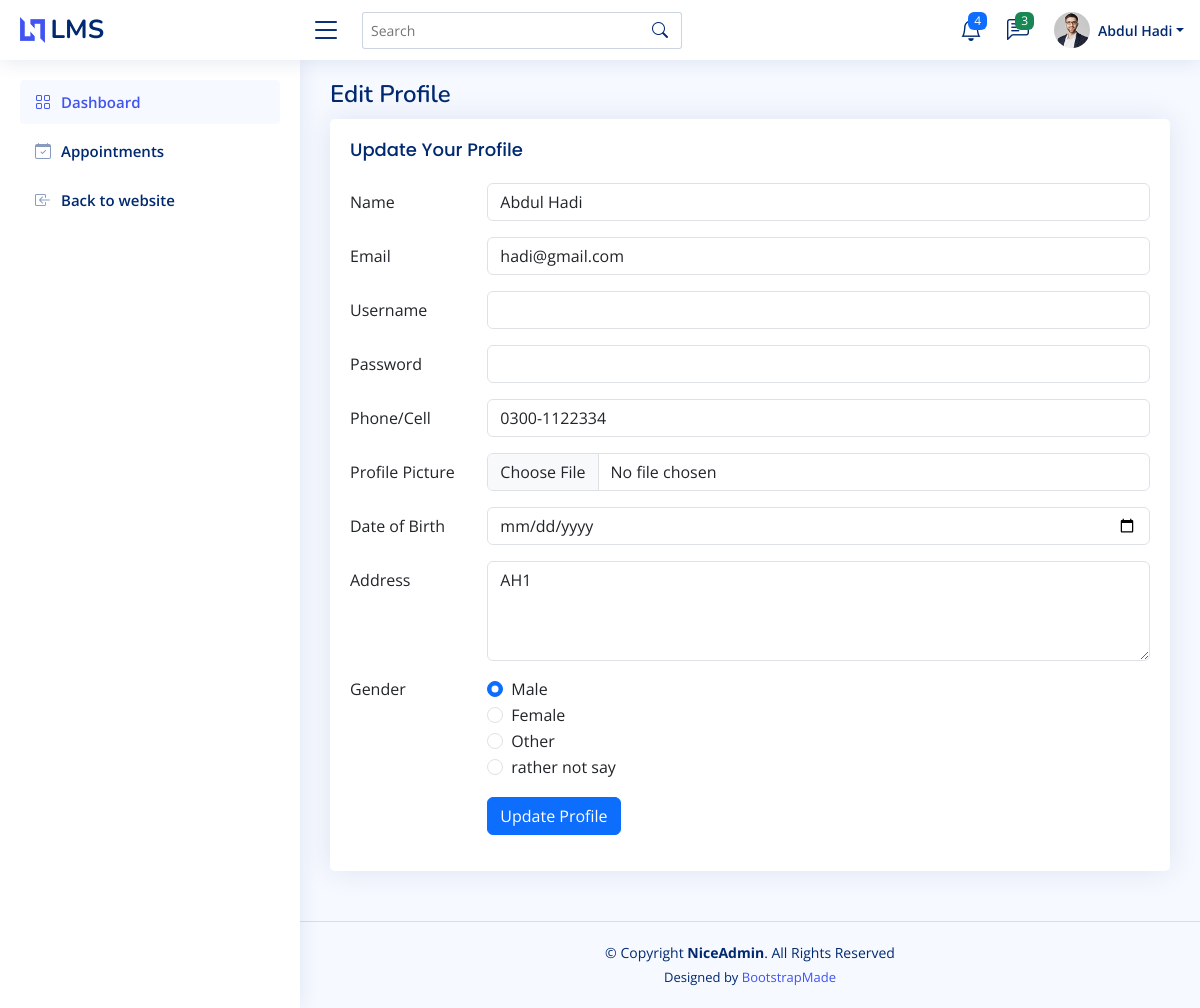
Page /customer/update.customer.php (signed in) on the committed database.
### tables this page shows
CREATE TABLE `users` (
  `userid` int(11) NOT NULL,
  `name` varchar(50) NOT NULL,
  `email` varchar(255) DEFAULT NULL,
  `genderid` int(11) DEFAULT NULL,
  `dob` date DEFAULT NULL,
  `phone` varchar(16) DEFAULT NULL,
  `address` text DEFAULT NULL,
  `roleid` int(11) DEFAULT NULL,
  `photo` varchar(255) DEFAULT NULL
);

CREATE TABLE `genders` (
  `genderid` int(11) NOT NULL,
  `gender` varchar(20) NOT NULL
);

### customer/update.customer.php (the view, shortened to what this page needs)
<?php
include('customer.header.inc.php');
$userid = $name = $email = $dob = $photo = $phone = $address = $username = $password = '';
$userid = $_SESSION['userid'];
$genders_sql = "SELECT * FROM genders";
$genders_result = mysqli_query($conn, $genders_sql);
$genders = array();
while ($gender = mysqli_fetch_assoc($genders_result)) {
    $genders[] = $gender;
}
if($_SERVER['REQUEST_METHOD'] == 'GET') {
    $users_sql = "SELECT *,usr.userid AS usrid,usr.genderid AS gdrid FROM `users` AS `usr`
    LEFT JOIN `genders` AS `gdr` ON usr.genderid = gdr.genderid
    WHERE usr.userid = $userid";
    $user = mysqli_fetch_assoc(mysqli_query($conn, $users_sql));
    if($user) {
        $name = mysqli_real_escape_string($conn, $user['name']);
        $email = mysqli_real_escape_string($conn, $user['email']);
        $genderid = mysqli_real_escape_string($conn, $user['gdrid']);
        $dob = mysqli_real_escape_string($conn, $user['dob']);
        $phone = mysqli_real_escape_string($conn, $user['phone']);
        $address = mysqli_real_escape_string($conn, $user['address']);
    }
}
?>
<main id="main" class="main">
<div class="pagetitle">
  <h1>Edit Profile</h1>
</div>
<section class="section">
  <div class="row">
    <div class="col-lg-12">
      <div class="card">
        <div class="card-body">
          <h5 class="card-title">Update Your Profile</h5>
          <form action="<?php echo htmlspecialchars($_SERVER['PHP_SELF']); ?>" method="post" enctype="multipart/form-data">
            <div class="row mb-3">
              <label for="name" class="col-sm-2 col-form-label">Name</label>
              <div class="col-sm-10">
                <input type="text" class="form-control" id="name" name="name" value="<?php echo $name; ?>">
              </div>
            </div>
            <div class="row mb-3">
              <label for="email" class="col-sm-2 col-form-label">Email</label>
              <div class="col-sm-10">
                <input type="email" class="form-control" id="email" name="email" value="<?php echo $email; ?>">
              </div>
            </div>
            <div class="row mb-3">
              <label for="username" class="col-sm-2 col-form-label">Username</label>
              <div class="col-sm-10">
                <input type="text" class="form-control" id="username" name="username" value="<?php echo $username; ?>">
              </div>
            </div>
            <div class="row mb-3">
              <label for="password" class="col-sm-2 col-form-label">Password</label>
              <div class="col-sm-10">
                <input type="password" class="form-control" id="password" name="password" value="<?php echo $password; ?>">
              </div>
            </div>
            <div class="row mb-3">
              <label for="phone" class="col-sm-2 col-form-label">Phone/Cell</label>
              <div class="col-sm-10">
                <input type="tel" class="form-control" id="phone" name="phone" value="<?php echo $phone; ?>">
              </div>
            </div>
            <div class="row mb-3">
              <label for="fileToUpload" class="col-sm-2 col-form-label">Profile Picture</label>
              <div class="col-sm-10">
                <input class="form-control" type="file" id="fileToUpload" name="fileToUpload">
              </div>
            </div>
            <div class="row mb-3">
              <label for="dob" class="col-sm-2 col-form-label">Date of Birth</label>
              <div class="col-sm-10">
                <input type="date" class="form-control" id="dob" name="dob" value="<?php echo $dob; ?>">
              </div>
            </div>
            <div class="row mb-3">
              <label for="address" class="col-sm-2 col-form-label">Address</label>
              <div class="col-sm-10">
                <textarea class="form-control" style="height: 100px" id="address" name="address"><?php echo $address; ?></textarea>
              </div>
            </div>
            <fieldset class="row mb-3">
              <legend class="col-form-label col-sm-2 pt-0">Gender</legend>
              <div class="col-sm-10">
                <?php foreach ($genders as $gender) { ?>
                  <div class="form-check">
                    <input class="form-check-input" type="radio" name="genderid" id="gender<?php echo $gender['genderid']; ?>" value="<?php echo $gender['genderid']; ?>" <?php if ($gender['genderid'] == $genderid) { echo "checked"; } ?>>
                    <label class="form-check-label" for="gender<?php echo $gender['genderid']; ?>">
                      <?php echo $gender['gender']; ?>
                    </label>
                  </div>
                <?php } ?>
              </div>
            </fieldset>
            <div class="row mb-3">
              <div class="col-sm-10 offset-sm-2">
                <button type="submit" class="btn btn-primary">Update Profile</button>
              </div>
            </div>
          </form>
        </div>
      </div>
    </div>
  </div>
</section>
</main>
<?php include('customer.footer.inc.php'); ?>

### assets/css/style.css (style rules this page uses)
:root { scroll-behavior: smooth; }
body { font-family: "Open Sans", sans-serif; background: #f6f9ff; color: #444444; }
h1, h2, h3, h4, h5, h6 { font-family: "Nunito", sans-serif; }
#main { margin-top: 60px; padding: 20px 30px; transition: all 0.3s; }
.pagetitle { margin-bottom: 10px; }
.pagetitle h1 { font-size: 24px; margin-bottom: 0; font-weight: 600; color: #012970; }
.card { margin-bottom: 30px; border: none; border-radius: 5px; box-shadow: 0px 0 30px rgba(1, 41, 112, 0.1); }
.card-title { padding: 20px 0 15px 0; font-size: 18px; font-weight: 500; color: #012970; font-family: "Poppins", sans-serif; }
.card-body { padding: 0 20px 20px 20px; }
@media (min-width: 1200px) { #main, #footer { margin-left: 300px; } }

### rows in the picture
users: name "Abdul Hadi", email "hadi@gmail.com", phone "0300-1122334", address "AH1", genderid "☑ Male", genderid "☐ Female", genderid "☐ Other", genderid "☐ rather not say"
genders: gender "Male"
genders: gender "Female"
genders: gender "Other"
genders: gender "rather not say"

### other values in the picture
$_SESSION['name'] "Abdul Hadi"
